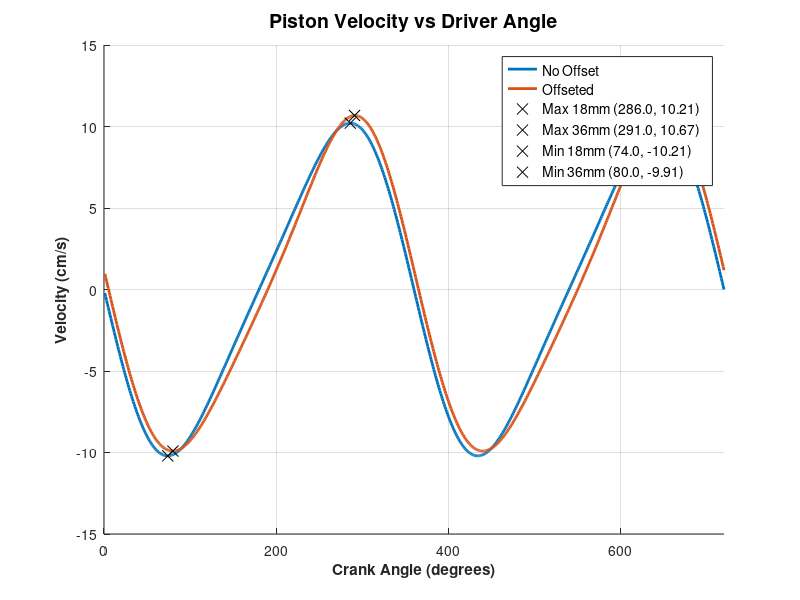

This chart was generated by the following MATLAB code: (Note: this script raises an error after producing the figure.)
clc; clear; % Clear command window and workspace %% Link Lengthscrank_angle = 1:720;            % Range of crank angles (degrees)crank_length = 46.5e-3;             % Length of the crank (cm)coupler_length = 148.8e-3;          % Length of the coupler (cm)%% Crankshaft Offsetsr0 = 0;                         % Offset between crankshaft and piston centerlines (cm)r1 = -18e-3;                      % Offset between crankshaft and piston centerlines (cm)%% Link Massesm2 = 0.81;m3 = 0.66;m4 = 0.71;%% Links Parametersground_angle = 0;               % Angle of the ground (degrees)rpm = 2000;w2 = rpm * pi/30;              % Angular velocity of the crank (ms^-1)alpha2 = 0;                     % Initial angular acceleration (ms^-2)OG2 = crank_length/10;AG3 = coupler_length/3;BG3 = 2*AG3;J3 = (1/12)*m3*coupler_length^2;%% Engine Parametersrc0 = 9.8;                    % Compression ratiorc1 = 10.1;                     % Compression ratio for offsetL = 2 * crank_length;           % Total stroke length (cm)R = coupler_length / crank_length; % Ratio of coupler to driver lengthbore = 83e-3;                        % Bore radiusg = 9.81;%% General Parametersp_atm = 101.325 * 10^3; %% pascal%% Declaring iterating variabless_length0 = zeros(1, length(crank_angle)); % Preallocate s_length for efficiencys_length1 = zeros(1, length(crank_angle)); % Preallocate s_length for efficiencycoupler_angle0 = zeros(1, length(crank_angle)); % Preallocate for coupler anglescoupler_angle1 = zeros(1, length(crank_angle)); % Preallocate for coupler anglesvel_piston0 = zeros(1, length(crank_angle)); % Preallocate for velocitiesvel_piston1 = zeros(1, length(crank_angle)); % Preallocate for velocitiesw3 = zeros(1, length(crank_angle)); % Preallocate for velocitiesalpha3 = zeros(1, length(crank_angle));a2x = zeros(1, length(crank_angle));a2y = zeros(1, length(crank_angle));a3x = zeros(1, length(crank_angle));a3y = zeros(1, length(crank_angle));a4y = zeros(1, length(crank_angle));%% Numerical Analysisfor i = 1:length(crank_angle)    %%% Position Analysis %%%    % Solve for s_length (length on follower track)    tempa = 1;    tempb = -2 * crank_length * cosd(crank_angle(i));    tempc0 = crank_length^2 + r0^2 - coupler_length^2 + 2 * r0 * crank_length * sind(crank_angle(i));    tempc1 = crank_length^2 + r1^2 - coupler_length^2 + 2 * r1 * crank_length * sind(crank_angle(i));    tempbdot = 2 * crank_length * w2 * sind(crank_angle(i));    tempc0dot = 0; % No derivative for tempc0    tempc1dot = 2 * r1 * crank_length * w2 * cosd(crank_angle(i));    % Calculate s_length for both configurations    s_length0(i) = (-tempb + sqrt(tempb^2 - 4 * tempa * tempc0)) / (2 * tempa);    s_length1(i) = (-tempb + sqrt(tempb^2 - 4 * tempa * tempc1)) / (2 * tempa);    % Calculate coupler angles using atan2    coupler_angle0(i) = atan2d(sqrt((s_length0(i) * sind(ground_angle) - r0 - crank_length * sind(crank_angle(i)))^2 / coupler_length^2), ...                                   sqrt((s_length0(i) * cosd(ground_angle) - crank_length * cosd(crank_angle(i)))^2 / coupler_length^2));    coupler_angle1(i) = atan2d(sqrt((s_length1(i) * sind(ground_angle) - r1 - crank_length * sind(crank_angle(i)))^2 / coupler_length^2), ...                                   sqrt((s_length1(i) * cosd(ground_angle) - crank_length * cosd(crank_angle(i)))^2 / coupler_length^2));                                   % Calculate piston velocities for both configurations    vel_piston0(i) = 0.5 * (-tempbdot + (0.5 / sqrt(tempb^2 - 4 * tempa * tempc0)) * (2 * tempb * tempbdot - 4 * tempc0dot));    vel_piston1(i) = 0.5 * (-tempbdot + (0.5 / sqrt(tempb^2 - 4 * tempa * tempc1)) * (2 * tempb * tempbdot - 4 * tempc1dot));        % solve for w3                              w3(i) = -(crank_length*w2*cosd(crank_angle(i)))/(coupler_length*cosd(coupler_angle0(i)));        %solve for alpha3    % Calculate alpha3 using the formula for the current step    alpha3(i) = (crank_length * alpha2 * cosd(crank_angle(i)) - ...                        crank_length * w2^2 * sind(crank_angle(i)) + ...                        coupler_length * w3(i)^2 * sind(coupler_angle0(i))) / ...                        (coupler_length * cosd(coupler_angle0(i)));        % Calculate the x and y components of the acceleration a2 for the current step    a2x(i) =  w2^2*OG2*sind(crank_angle(i));    a2y(i) =  -w2^2*OG2*cosd(crank_angle(i));        % Calculate the x and y components of acceleration a3 for the current step    a3x(i) = w2^2 * crank_length * sind(crank_angle(i)) + ...                    w3(i)^2 * AG3 * sind(coupler_angle0(i)) - ...                    alpha3(i) * AG3 * cosd(coupler_angle0(i));    a3y(i) = -w2^2 * crank_length * cosd(crank_angle(i)) - ...                    w3(i)^2 * AG3 * cosd(coupler_angle0(i)) - ...                    alpha3(i) * AG3 * sind(coupler_angle0(i));                    % Define the equation for d_double_dot    a4y(i) = -crank_length * alpha2 * sind(crank_angle(i)) - ...                   crank_length * w2^2 * cosd(crank_angle(i)) + ...                   coupler_length * alpha3(i) * sind(coupler_angle0(i)) + ...                   coupler_length * w3(i)^2 * cosd(coupler_angle0(i));end%% Displacement Calculationc_length0 = max(s_length0) - s_length0;c_length1 = max(s_length1) - s_length1;vdisp0 = ((pi*bore^2)/4)*max(s_length0);vdisp1 = ((pi*bore^2)/4)*max(s_length1);%% Displaced Volume Calculationtotal_volume0 = vdisp0/(rc0 -1) + ((pi*bore^2)/4)*c_length0;total_volume1 = vdisp1/(rc1 -1) + ((pi*bore^2)/4)*c_length1;%% Plots% Plot Velocities vs Driver Anglefigure('Name', 'Velocity vs Driver Angle');hold on; % Hold on to add more elements to the plotgrid on;% Plot Titletitle('Piston Velocity vs Driver Angle', 'FontWeight', 'bold', 'FontSize', 14);% Plot the velocitiesplot(crank_angle, vel_piston0, 'LineWidth', 2, 'DisplayName', 'No Offset');plot(crank_angle, vel_piston1, 'LineWidth', 2, 'DisplayName', 'Offseted');% Axis labelsxlabel('Crank Angle (degrees)', 'FontWeight', 'bold');ylabel('Velocity (cm/s)', 'FontWeight', 'bold');% Set limitsxlim([0 length(crank_angle)]); % Assuming crank_angle ranges from 0 to 360 degrees% Legendlegend('Location', 'best', 'FontSize', 10);%calculate max values[piston0_max, piston0_index] = max(vel_piston0);[piston1_max, piston1_index] = max(vel_piston1);plot(crank_angle(piston0_index), piston0_max, 'kx', 'MarkerSize', 8, 'DisplayName', sprintf('Max 18mm (%.1f, %.2f)', crank_angle(piston0_index), piston0_max)); plot(crank_angle(piston1_index), piston1_max, 'kx', 'MarkerSize', 8, 'DisplayName', sprintf('Max 36mm (%.1f, %.2f)', crank_angle(piston1_index), piston1_max));%calculate minimum values[piston0_min, piston0_index] = min(vel_piston0);[piston1_min, piston1_index] = min(vel_piston1);plot(crank_angle(piston0_index), piston0_min, 'kx', 'MarkerSize', 8, 'DisplayName', sprintf('Min 18mm (%.1f, %.2f)', crank_angle(piston0_index), piston0_min)); plot(crank_angle(piston1_index), piston1_min, 'kx', 'MarkerSize', 8, 'DisplayName', sprintf('Min 36mm (%.1f, %.2f)', crank_angle(piston1_index), piston1_min));xline(90, 'k--', 'DisplayName', '90 degrees')xline(180, 'k--', 'DisplayName', '180 degrees')xline(270, 'k--', 'DisplayName', '270 degrees')% Set axis propertiesset(gca, 'FontSize', 12, 'FontWeight', 'bold');hold off;   % Plot Displacement vs Driver Anglefigure('Name', 'Displacement vs Driver Angle');hold on; % Hold on to add more elements to the plotgrid on;% Plot Titletitle('Piston Displacement vs Driver Angle', 'FontWeight', 'bold', 'FontSize', 14);% Plot the velocitiesplot(crank_angle, c_length0, 'LineWidth', 2, 'DisplayName', 'No Offset');plot(crank_angle, c_length1, 'LineWidth', 2, 'DisplayName', 'Offseted');% Axis labelsxlabel('Crank Angle (degrees)', 'FontWeight', 'bold');ylabel('Displacement (cm)', 'FontWeight', 'bold');% Set limitsxlim([0 length(crank_angle)]); % Assuming crank_angle ranges from 0 to 360 degrees% Legendlegend('Location', 'best', 'FontSize', 10);%calculate max values[piston0_max, piston0_index] = max(c_length0);[piston1_max, piston1_index] = max(c_length1);plot(crank_angle(piston0_index), piston0_max, 'kx', 'MarkerSize', 8, 'DisplayName', sprintf('Max 18mm (%.1f, %.2f)', crank_angle(piston0_index), piston0_max)); plot(crank_angle(piston1_index), piston1_max, 'kx', 'MarkerSize', 8, 'DisplayName', sprintf('Max 36mm (%.1f, %.2f)', crank_angle(piston1_index), piston1_max));%calculate minimum values[piston0_min, piston0_index] = min(c_length0);[piston1_min, piston1_index] = min(c_length1);plot(crank_angle(piston0_index), piston0_min, 'kx', 'MarkerSize', 8, 'DisplayName', sprintf('Min 18mm (%.1f, %.2f)', crank_angle(piston0_index), piston0_min)); plot(crank_angle(piston1_index), piston1_min, 'kx', 'MarkerSize', 8, 'DisplayName', sprintf('Min 36mm (%.1f, %.2f)', crank_angle(piston1_index), piston1_min));xline(90, 'k--', 'DisplayName', '90 degrees')xline(180, 'k--', 'DisplayName', '180 degrees')xline(270, 'k--', 'DisplayName', '270 degrees')% Set axis propertiesset(gca, 'FontSize', 12, 'FontWeight', 'bold');hold off;   % Plot Cylinder Volume vs Driver Anglefigure('Name', 'Piston Volume vs Driver Angle');hold on; % Hold on to add more elements to the plotgrid on;% Plot Titletitle('Cylinder Volume vs Driver Angle', 'FontWeight', 'bold', 'FontSize', 14);% Plot the velocitiesplot(crank_angle, total_volume0*10^6, 'LineWidth', 2, 'DisplayName', 'No Offset');plot(crank_angle, total_volume1*10^6, 'LineWidth', 2, 'DisplayName', 'Offseted');% Axis labelsxlabel('Crank Angle (degrees)', 'FontWeight', 'bold');ylabel('Piston Volume (cc)', 'FontWeight', 'bold');% Set limitsxlim([0 length(crank_angle)]); % Assuming crank_angle ranges from 0 to 360 degrees% Legendlegend('Location', 'best', 'FontSize', 10);%calculate max values[piston0_max, piston0_index] = max(total_volume0);[piston1_max, piston1_index] = max(total_volume1);plot(crank_angle(piston0_index), piston0_max, 'kx', 'MarkerSize', 8, 'DisplayName', sprintf('Max 18mm (%.1f, %.2f)', crank_angle(piston0_index), piston0_max)); plot(crank_angle(piston1_index), piston1_max, 'kx', 'MarkerSize', 8, 'DisplayName', sprintf('Max 36mm (%.1f, %.2f)', crank_angle(piston1_index), piston1_max));%calculate minimum values[piston0_min, piston0_index] = min(total_volume0);[piston1_min, piston1_index] = min(total_volume1);plot(crank_angle(piston0_index), piston0_min, 'kx', 'MarkerSize', 8, 'DisplayName', sprintf('Min 18mm (%.1f, %.2f)', crank_angle(piston0_index), piston0_min)); plot(crank_angle(piston1_index), piston1_min, 'kx', 'MarkerSize', 8, 'DisplayName', sprintf('Min 36mm (%.1f, %.2f)', crank_angle(piston1_index), piston1_min));xline(90, 'k--', 'DisplayName', '90 degrees')xline(180, 'k--', 'DisplayName', '180 degrees')xline(270, 'k--', 'DisplayName', '270 degrees')% Set axis propertiesset(gca, 'FontSize', 12, 'FontWeight', 'bold');hold off;%% Data savesave('part1.mat','a2x', 'a2y', 'a3x', 'a3y', 'w3', 'w2', 'alpha2',...                'alpha3', 'g', 'm2', 'm3', 'm4', 'OG2', 'AG3', 'BG3', 'J3', 'coupler_angle0', ...                'crank_angle', 'crank_length', 'coupler_length', 'total_volume0', 'total_volume1', 'bore', 'rpm', 'p_atm', 'a4y')            disp('done')